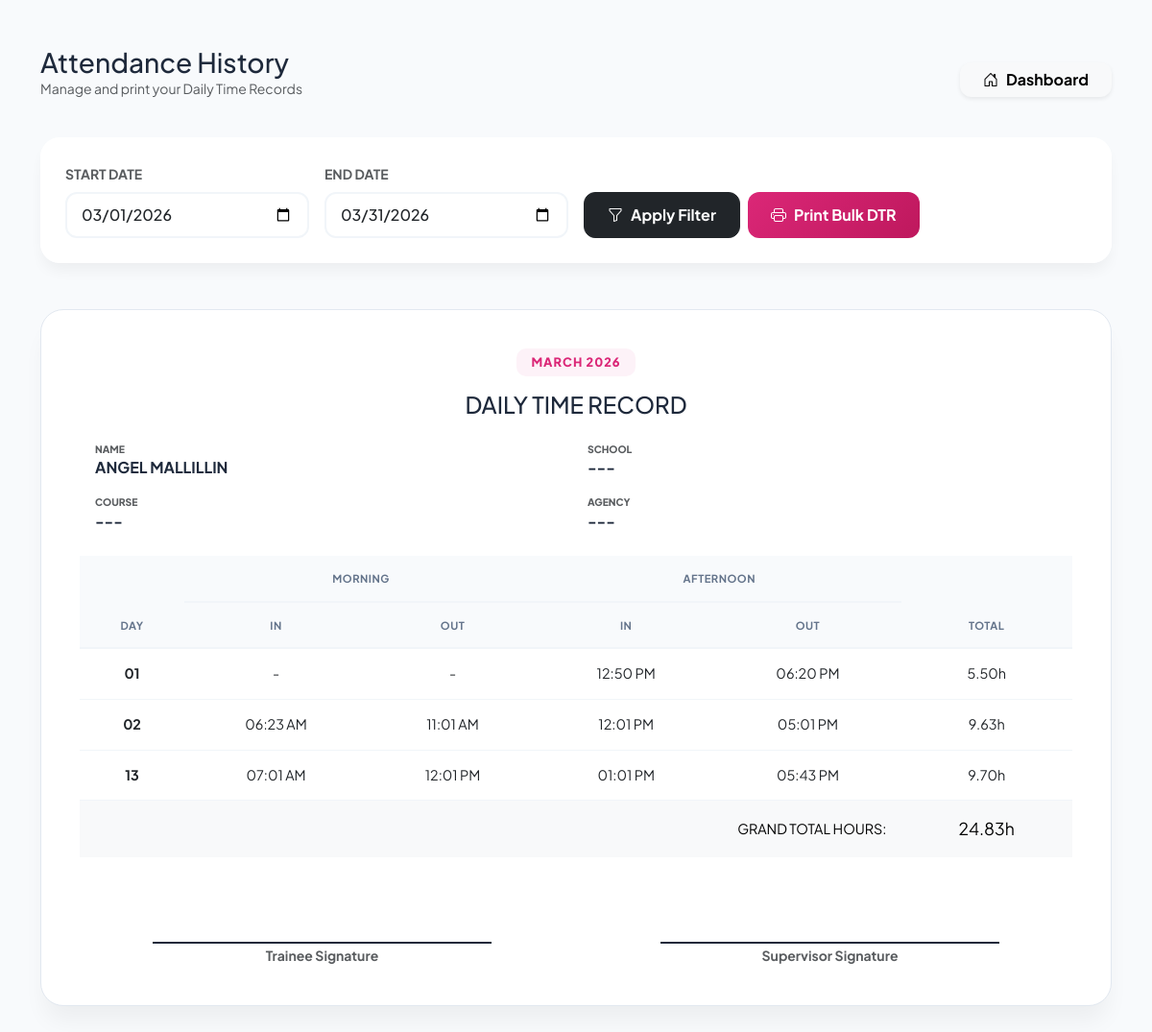
The app's page /history.php (signed in) with its own data.
### tables this page shows
CREATE TABLE `users` (
  `id` int(11) NOT NULL,
  `fullname` varchar(100) NOT NULL,
  `username` varchar(50) NOT NULL,
  `password` varchar(255) NOT NULL,
  `created_at` timestamp NOT NULL DEFAULT current_timestamp(),
  `profile_pic` varchar(255) DEFAULT NULL,
  `target_hours` int(11) DEFAULT 500,
  `login_attempts` int(11) DEFAULT 0,
  `lockout_time` datetime DEFAULT NULL,
  `course` varchar(255) DEFAULT NULL,
  `school` varchar(255) DEFAULT NULL,
  `agency` varchar(255) DEFAULT NULL
);

CREATE TABLE `attendance` (
  `id` int(11) NOT NULL,
  `user_id` int(11) NOT NULL,
  `log_date` date NOT NULL,
  `time_in` time DEFAULT NULL,
  `time_out` time DEFAULT NULL,
  `status` enum('On-time','Late','Grace Period') DEFAULT 'On-time',
  `am_in` time DEFAULT NULL,
  `am_out` time DEFAULT NULL,
  `pm_in` time DEFAULT NULL,
  `pm_out` time DEFAULT NULL,
  `note` text DEFAULT NULL
);

### history.php (the view, shortened to what this page needs)
<?php
include 'db_connect.php';
$user_id = $_SESSION['user_id'];
$u_stmt = $conn->prepare("SELECT username, course, school, agency FROM users WHERE id = ?");
$u_stmt->bind_param("i", $user_id);
$u_stmt->execute();
$u_data = $u_stmt->get_result()->fetch_assoc();
$start_date = isset($_GET['start_date']) ? $_GET['start_date'] : date('Y-m-01');
$end_date = isset($_GET['end_date']) ? $_GET['end_date'] : date('Y-m-t');
$query_str = "SELECT *,
    DATE_FORMAT(log_date, '%M %Y') as month_group,
    (TIME_TO_SEC(TIMEDIFF(am_out, am_in)) + TIME_TO_SEC(TIMEDIFF(pm_out, pm_in))) / 3600 as daily_total
    FROM attendance
    WHERE user_id = ? AND log_date BETWEEN ? AND ?
    ORDER BY log_date ASC";
$stmt = $conn->prepare($query_str);
$stmt->bind_param("iss", $user_id, $start_date, $end_date);
$stmt->execute();
$result = $stmt->get_result();
$logs_by_month = [];
while($row = $result->fetch_assoc()) {
    $logs_by_month[$row['month_group']][] = $row;
}
?>
<!DOCTYPE html>
<html lang="en">
<head>
    <link href="https://cdn.jsdelivr.net/npm/bootstrap@5.3.0/dist/css/bootstrap.min.css" rel="stylesheet">
    <link rel="stylesheet" href="https://cdn.jsdelivr.net/npm/bootstrap-icons@1.11.0/font/bootstrap-icons.css">
</head>
<body>
<div class="container py-5">
    <div class="d-flex justify-content-between align-items-center mb-4 no-print">
        <div>
            <h3 class="fw-800 mb-0">Attendance History</h3>
            <p class="text-muted small">Manage and print your Daily Time Records</p>
        </div>
        <a href="dashboard.php" class="btn btn-light border-0 shadow-sm fw-bold px-4" style="border-radius: 12px;">
            <i class="bi bi-house-door me-2"></i>Dashboard
        </a>
    </div>
    <div class="filter-card mb-5 no-print">
        <div class="row g-3 align-items-end">
            <div class="col-md-3">
                <label class="form-label fw-bold small text-muted">START DATE</label>
                <input type="date" id="start_date" class="form-control" value="<?php echo $start_date; ?>">
            </div>
            <div class="col-md-3">
                <label class="form-label fw-bold small text-muted">END DATE</label>
                <input type="date" id="end_date" class="form-control" value="<?php echo $end_date; ?>">
            </div>
            <div class="col-md-6 d-flex gap-2">
                <button onclick="applyFilter()" class="btn btn-dark fw-bold px-4" style="border-radius: 12px;">
                    <i class="bi bi-funnel me-2"></i>Apply Filter
                </button>
                <button onclick="window.print()" class="btn btn-pink-pro px-4">
                    <i class="bi bi-printer me-2"></i>Print Bulk DTR
                </button>
            </div>
        </div>
    </div>
    <?php foreach($logs_by_month as $month_name => $logs): ?>
    <div class="dtr-container">
        <div class="text-center">
            <div class="month-label"><?php echo $month_name; ?></div>
            <h4 class="fw-800 mb-1">DAILY TIME RECORD</h4>
            <div class="row text-start mt-4 px-3">
                <div class="col-6 mb-3">
                    <label class="text-muted d-block" style="font-size: 0.65rem; font-weight: 800;">NAME</label>
                    <span class="fw-bold text-uppercase"><?php echo $u_data['username']; ?></span>
                </div>
                <div class="col-6 mb-3">
                    <label class="text-muted d-block" style="font-size: 0.65rem; font-weight: 800;">SCHOOL</label>
                    <span class="fw-bold text-uppercase"><?php echo $u_data['school'] ?: '---'; ?></span>
                </div>
                <div class="col-6">
                    <label class="text-muted d-block" style="font-size: 0.65rem; font-weight: 800;">COURSE</label>
                    <span class="fw-bold text-uppercase"><?php echo $u_data['course'] ?: '---'; ?></span>
                </div>
                <div class="col-6">
                    <label class="text-muted d-block" style="font-size: 0.65rem; font-weight: 800;">AGENCY</label>
                    <span class="fw-bold text-uppercase"><?php echo $u_data['agency'] ?: '---'; ?></span>
                </div>
            </div>
        </div>
        <div class="table-responsive mt-4">
            <table class="table text-center">
                <thead>
                    <tr>
                        <th rowspan="2">Day</th>
                        <th colspan="2">Morning</th>
                        <th colspan="2">Afternoon</th>
                        <th rowspan="2">Total</th>
                    </tr>
                    <tr>
                        <th>In</th>
                        <th>Out</th>
                        <th>In</th>
                        <th>Out</th>
                    </tr>
                </thead>
                <tbody>
                    <?php
                    $month_total = 0;
                    foreach($logs as $log):
                        $month_total += $log['daily_total'];
                    ?>
                    <tr>
                        <td class="fw-bold"><?php echo date('d', strtotime($log['log_date'])); ?></td>
                        <td><?php echo ($log['am_in'] != '00:00:00') ? date('h:i A', strtotime($log['am_in'])) : '-'; ?></td>
                        <td><?php echo ($log['am_out'] != '00:00:00') ? date('h:i A', strtotime($log['am_out'])) : '-'; ?></td>
                        <td><?php echo ($log['pm_in'] != '00:00:00') ? date('h:i A', strtotime($log['pm_in'])) : '-'; ?></td>
                        <td><?php echo ($log['pm_out'] != '00:00:00') ? date('h:i A', strtotime($log['pm_out'])) : '-'; ?></td>
                        <td class="fw-800 text-pink"><?php echo number_format($log['daily_total'], 2); ?>h</td>
                    </tr>
                    <?php endforeach; ?>
                    <tr class="table-light">
                        <td colspan="5" class="text-end fw-800 small py-3">GRAND TOTAL HOURS:</td>
                        <td class="fw-800 text-pink py-3" style="font-size: 1.1rem;"><?php echo number_format($month_total, 2); ?>h</td>
                    </tr>
                </tbody>
            </table>
        </div>
        <div class="mt-5 pt-4">
            <div class="row">
                <div class="col-6 text-center">
                    <div style="border-top: 2px solid #1e293b; width: 70%; margin: 0 auto;"></div>
                    <small class="fw-bold text-muted">Trainee Signature</small>
                </div>
                <div class="col-6 text-center">
                    <div style="border-top: 2px solid #1e293b; width: 70%; margin: 0 auto;"></div>
                    <small class="fw-bold text-muted">Supervisor Signature</small>
                </div>
            </div>
        </div>
    </div>
    <?php endforeach; ?>
</div>
</body>
</html>

### history.php (style rules this page uses)
:root { --primary-pink: #db2777; --bg-light: #f8fafc; --glass: rgba(255, 255, 255, 0.9); --border-color: #e2e8f0; }
body { background-color: var(--bg-light); font-family: 'Plus Jakarta Sans', sans-serif; color: #1e293b; }
.filter-card { background: var(--glass); backdrop-filter: blur(10px); border-radius: 20px; border: 1px solid white; box-shadow: 0 10px 15px -3px rgba(0, 0, 0, 0.05); padding: 25px; }
.form-control { border-radius: 12px; border: 2px solid #f1f5f9; padding: 10px 15px; font-weight: 500; }
.dtr-container { background: white; border-radius: 24px; padding: 40px; margin-bottom: 40px; border: 1px solid var(--border-color); box-shadow: 0 20px 25px -5px rgba(0, 0, 0, 0.05); position: relative; }
.month-label { display: inline-block; background: #fdf2f8; color: var(--primary-pink); padding: 5px 15px; border-radius: 10px; font-weight: 800; font-size: 0.8rem; text-transform: uppercase; letter-spacing: 1px; margin-bottom: 15px; }
.table { border-collapse: separate; border-spacing: 0; width: 100%; }
.table thead th { background-color: #f8fafc; color: #64748b; font-weight: 700; text-transform: uppercase; font-size: 0.7rem; letter-spacing: 0.5px; padding: 15px; border-bottom: 2px solid #f1f5f9; }
.table tbody td { padding: 15px; font-size: 0.9rem; border-bottom: 1px solid #f1f5f9; vertical-align: middle; }
.table tbody tr:last-child td { border-bottom: none; }
.btn-pink-pro { background: linear-gradient(135deg, #db2777 0%, #be185d 100%); color: white; border: none; border-radius: 12px; font-weight: 700; padding: 12px 25px; transition: 0.3s; }

### records on screen
users: month_name "MARCH 2026", username "ANGEL MALLILLIN", school "---", course "---", agency "---", month_total "24.83"
attendance: log_date "01", pm_in "12:50 PM", pm_out "06:20 PM", daily_total "5.50"
attendance: log_date "02", am_in "06:23 AM", am_out "11:01 AM", pm_in "12:01 PM", pm_out "05:01 PM", daily_total "9.63"
attendance: log_date "13", am_in "07:01 AM", am_out "12:01 PM", pm_in "01:01 PM", pm_out "05:43 PM", daily_total "9.70"
